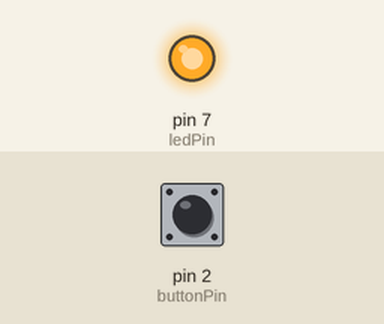
A sketch run on a simulated Arduino Uno, built with avr-gcc and run on an emulated ATmega328P. On the bench: output pins drawn as LEDs (lit = HIGH). The inputs (shaded band) are chosen by the test bench; at power-on: pin 2 (buttonPin) LOW.

Above: at 1.2 s.
1.3 s: pin 2 (buttonPin) pulled HIGH for 3.2 s
At 4.1 s:
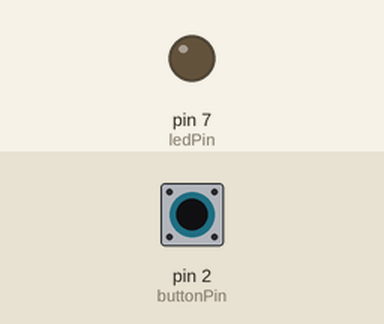
7.5 s: pin 2 (buttonPin) pulled HIGH for 0.15 s
At 10.0 s:
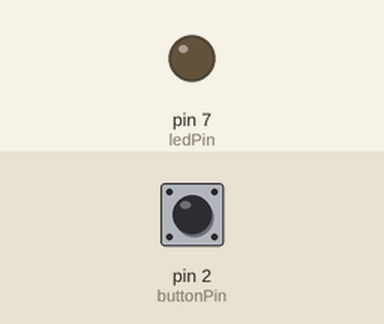
10.6 s: pin 2 (buttonPin) pulled HIGH for 1 s
At 14.3 s:
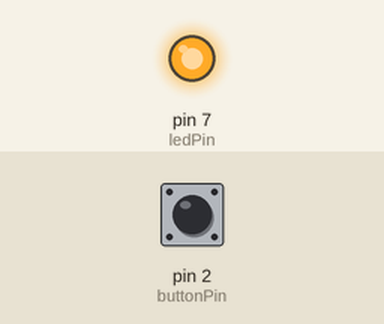
Timing chart, 0 to 15.8 s (numbered marks = the images above; inputs shaded):
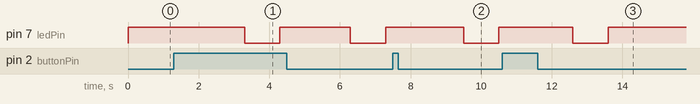

The sketch:

test_solenoid_remote_release.ino
```cpp
// constants won't change. They're used here to set pin numbers:
const int buttonPin = 2;     // the number of the pushbutton pin
const int ledPin =  7;      // the number of the LED pin

// variables will change:
int buttonState = 0;         // variable for reading the pushbutton status

void setup() {
  // initialize the LED pin as an output:
  pinMode(ledPin, OUTPUT);
  // initialize the pushbutton pin as an input:
  pinMode(buttonPin, INPUT);
}

void loop() {
  // read the state of the pushbutton value:
  buttonState = digitalRead(buttonPin);

  // check if the pushbutton is pressed. If it is, the buttonState is HIGH:
  if (buttonState == HIGH) {
    // turn LED on:
    delay(2000);
    digitalWrite(ledPin, LOW);
    delay(1000);
    digitalWrite(ledPin, HIGH);
  } else {
    // turn LED off:
    digitalWrite(ledPin, HIGH);
  }
}
```

Measured:
- after the input at 1.3 s, pin 7 (ledPin): alternates HIGH for 2.0 s and LOW for 1.0 s, starting after 2.0 s
- after the input at 7.5 s, pin 7 (ledPin): HIGH → LOW after 2.0 s, → HIGH 1.0 s later
- after the input at 10.6 s, pin 7 (ledPin): HIGH → LOW after 2.0 s, → HIGH 1.0 s later
